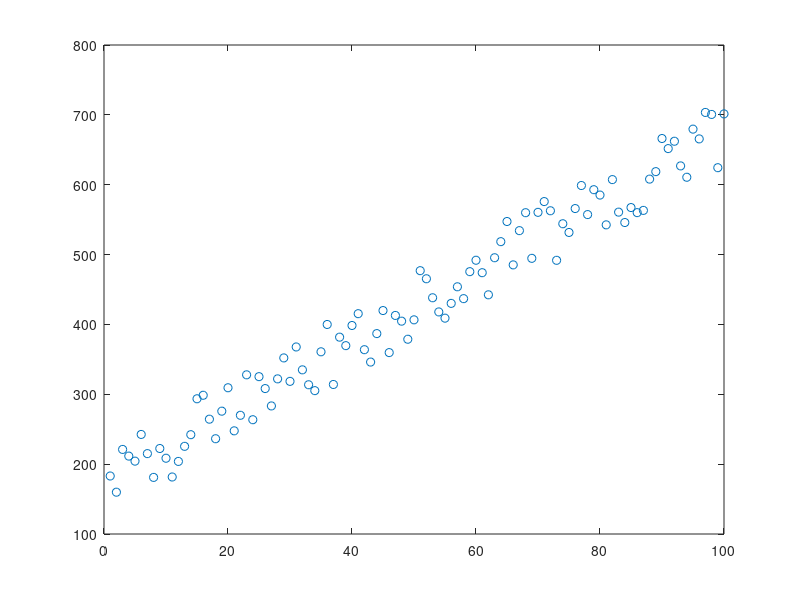

This chart was generated by the following MATLAB code: (Note: this script raises an error after producing the figure.)
%%%%%%%Practice from Notes%%%%%%%

z = randn(50,50);

aveRow = mean(z,2); 
%Note:2 always denotes applying the fnc for rows 
stdRow = std(z,0,2);

minimumrow = min(z,[],2);

maximumrow = max(z,[],2);

minimumcol = min(z); 

maximumcol = max(z);

covMatrix = cov(z);

corrMatrix = corrcoef(z);

[minimum index] = min(z);

[maximum index] = max(z); 

sortedx = sort(z);

sortedrow = sort(z,2);

[sortedCol indexCol] = sort(z);
%Note:returns the location of each sorted value

[sortedrow indexrow] = sort(z,2);

x = [1:100]';
y = 5*x + 125+100*rand(100,1);
plot(x,y,'o');
alpha = .05;

[b bCI] = regress(y,x,alpha);

[b bCI] = regress(y, [ones(length(x),1) x],alpha);
%unsure about this ones and length function and how it relates to k

x1 = zeros(100,1);
x2 = zeros(100,1);
x3 = zeros(100,1);
for x = 1:100;
    x1(x) = x + 40 +35*randn(1,1);
    x2(x) = x - 100 - 50*randn(1,1);
    x3(x) = x1(x)*x2(x);
end
%Note:x3 here is defined as zeros but they are filled in with the 
%values of the fnc when x is inputted into the equation 

y = 2*x1 + 63*x2 + 3.5*x3 + 500 + 400*randn(100,1);
X = [ones(100,1) x1 x2 x3];
%Why is this ones function necessary?
[b bCI res] = regress(y,X);

for y = 1:20;
    A = [1 1; -1 1/1.1];
    b = [y; (8/1.1 - 8)];
    %x(:,y) = A\b;
end

A = [2 -1 0; -1 0 -1; 0 1 -1];
b = [4; -10 ; 0];
x = A\b;


%Class Example Work 

%Do the First Functions Question for Homework 

%Problem Solving 

%1 

[Num] = xlsread('Natural Gas Prices');
check = length(Num)/12;

x = annual_profile(Num)
for a = 1:72
    subplot(1,2,a)
    y = boxplot(Num)
    plot(x,y)
end 

    
%Past example%
x = 0:.1:2*pi;
figure(3)
for a = 1:4
    subplot(2,2,a)
    y = cos(x - (a-1)/2);
    plot(x,y);
end 




